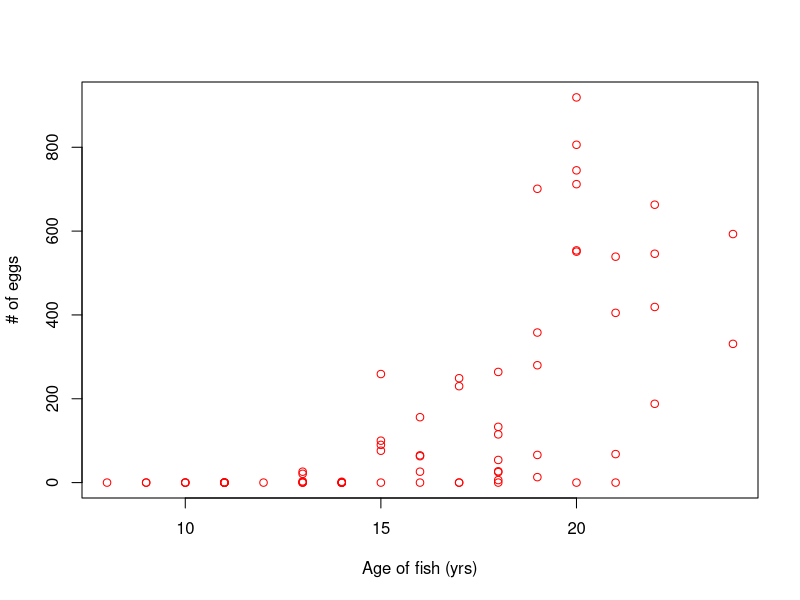
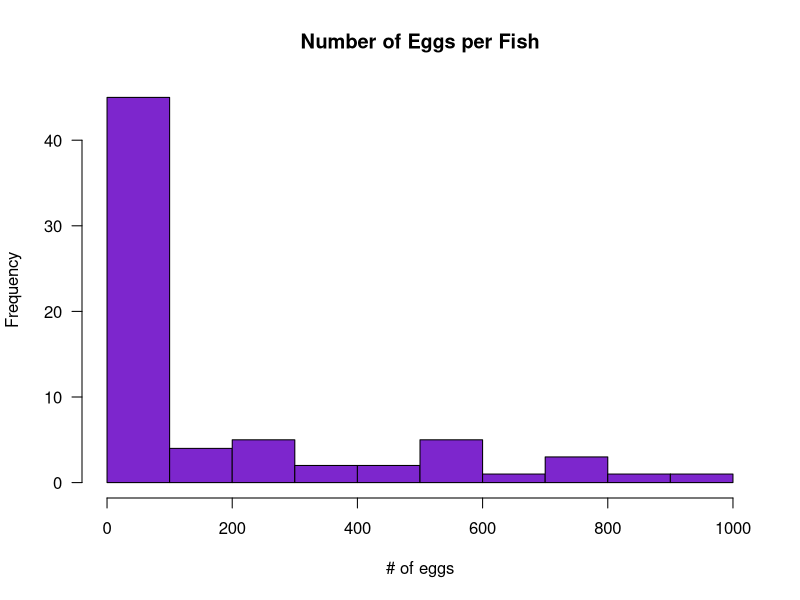
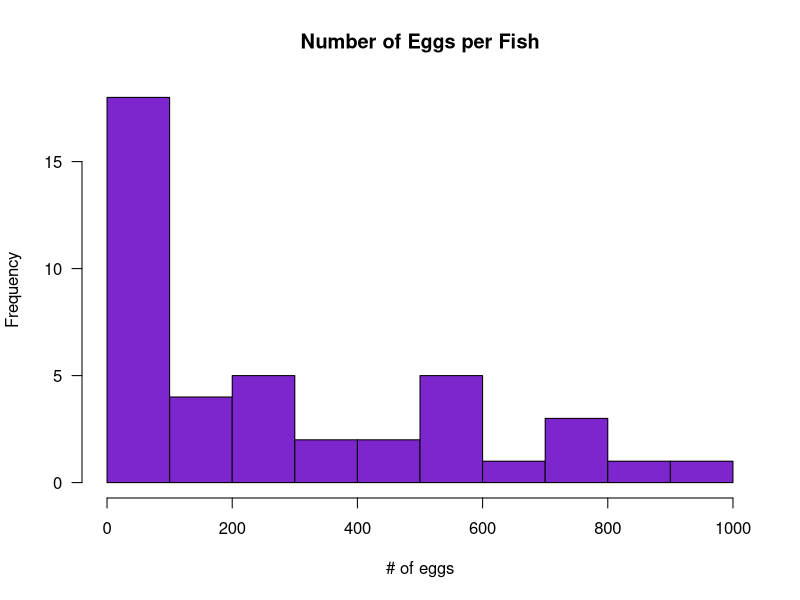
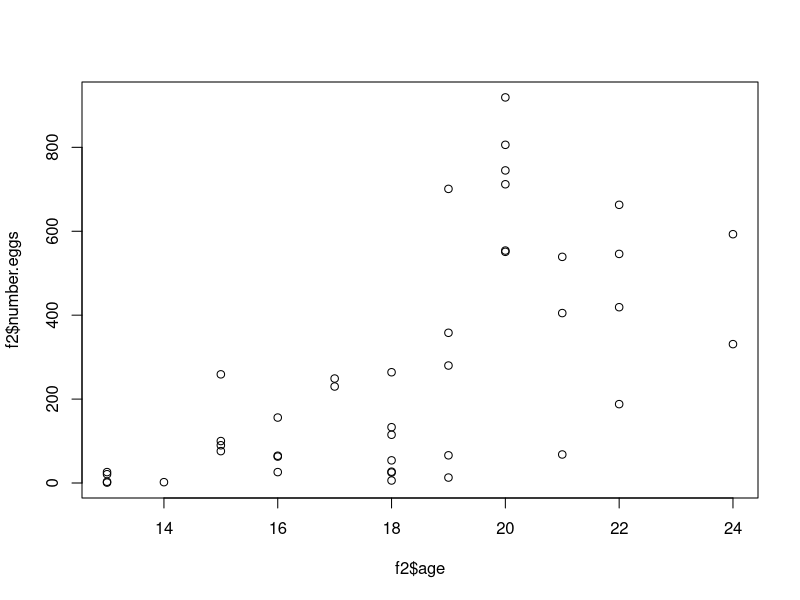

Write R code to recreate these figures, in order.
#------ Alicia's Section-------
# GLM
wd <- getwd() # get working directory

fish <- read.csv("data.fish.csv", stringsAsFactors = FALSE) # read data file into object called fish
View(fish) # view the data 

#Check the data layout
str(fish) 
head(fish)

# only look at data within the year 2011 (all columns with rows = 2011)
f1 <- fish[fish$year == 2011, ]

# visualize the relationship between fish age and number of eggs 
plot(f1$age, f1$number.eggs, col = "red", xlab = "Age of fish (yrs)", ylab = "# of eggs")

hist(f1$number.eggs, col = "Purple3", xlab = "# of eggs", main = "Number of Eggs per Fish", las = 1)

#Get rid of the zeros
f2 <- f1[f1$number.eggs > 0, ]
View(f2)

hist(f2$number.eggs, col = "Purple3", xlab = "# of eggs", main = "Number of Eggs per Fish", las = 1)
plot(f2$age, f2$number.eggs)

#-------- Devon's LM---------


#-------- GLM---------
